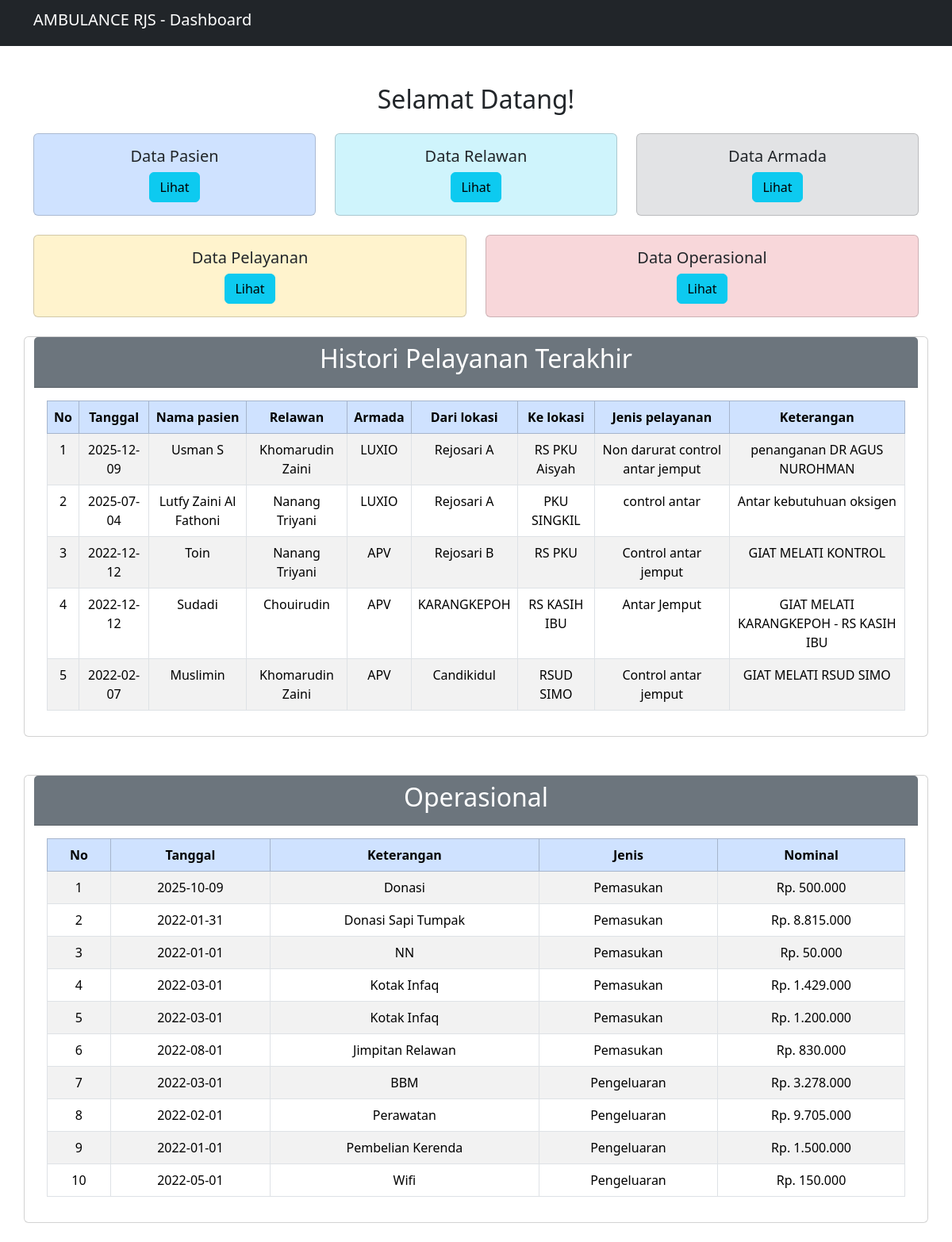
The app's page /index.php (signed in) with its own data.
### tables this page shows
CREATE TABLE `pelayanan` (
  `id_pelayanan` int(55) NOT NULL,
  `tanggal` date NOT NULL,
  `id_pasien` int(55) NOT NULL,
  `id_relawan` int(55) NOT NULL,
  `id_armada` int(55) NOT NULL,
  `dari_lokasi` text NOT NULL,
  `ke_lokasi` text NOT NULL,
  `jenis_pelayanan` text NOT NULL,
  `keterangan` text NOT NULL
);

CREATE TABLE `pasien` (
  `id_pasien` int(55) NOT NULL,
  `nama_pasien` varchar(55) NOT NULL,
  `jenis_kelamin` enum('Laki-laki','Perempuan','','') NOT NULL,
  `umur` char(55) NOT NULL,
  `alamat` text NOT NULL,
  `no_hp` char(55) NOT NULL,
  `diagnosa` text NOT NULL
);

CREATE TABLE `relawan` (
  `id_relawan` int(55) NOT NULL,
  `nama_relawan` varchar(55) NOT NULL,
  `jenis_kelamin` enum('Laki-laki','Perempuan','','') NOT NULL,
  `no_hp` varchar(55) NOT NULL,
  `alamat` text NOT NULL
);

CREATE TABLE `armada` (
  `id_armada` int(55) NOT NULL,
  `nama_armada` varchar(55) NOT NULL,
  `plat` varchar(55) NOT NULL,
  `status` text NOT NULL
);

CREATE TABLE `operasional` (
  `id_operasional` int(55) NOT NULL,
  `tanggal` date NOT NULL,
  `keterangan` varchar(255) NOT NULL,
  `jenis` enum('Pemasukan','Pengeluaran','','') NOT NULL,
  `nominal` varchar(55) NOT NULL
);

### config/koneksi.php (called while the page is built, shortened)
<?php
    class database {
        private $host = "localhost";
        private $username = "root";
        private $pass = "";
        private $db = "ambulance";
        function __construct(){
            $this->connect = mysqli_connect($this->host, $this->username, $this->pass, $this->db);
        }
    }
?>

### proses/proses-pelayanan.php (called while the page is built, shortened)
<?php
require_once(__DIR__ . '/../config/koneksi.php');
class pelayanan
{
    private $db;
    function __construct()
    {
        $database = new database();
        $this->db = $database->connect;
    }
    function tampil()
    {
        $data = mysqli_query($this->db, "SELECT * from pelayanan,relawan,pasien,armada WHERE
        pelayanan.id_relawan = relawan.id_relawan and
        pelayanan.id_pasien=pasien.id_pasien and
        pelayanan.id_armada=armada.id_armada");
        return mysqli_fetch_all($data, MYSQLI_ASSOC);
    }
}

### proses/proses-operasional.php (called while the page is built, shortened)
<?php
require_once(__DIR__ . '/../config/koneksi.php');
class operasional
{
    private $db;
    function __construct()
    {
        $database = new database();
        $this->db = $database->connect;
    }
    function tampil()
    {
        $sql = mysqli_query($this->db, "SELECT * FROM operasional");
        return mysqli_fetch_all($sql, MYSQLI_ASSOC);
    }
}

### index.php (the view, shortened to what this page needs)
<?php
include 'config/koneksi.php';
require_once(__DIR__ . '\proses\proses-pelayanan.php');
require_once(__DIR__ . '\proses\proses-pasien.php');
require_once(__DIR__ . '\proses\proses-operasional.php');
$pelayanan = new pelayanan();
$operasional = new operasional();
?>
<!DOCTYPE html>
<html lang="en">
<head>
    <link rel="stylesheet" href="https://cdnjs.cloudflare.com/ajax/libs/twitter-bootstrap/5.3.3/css/bootstrap.min.css">
    <link rel="stylesheet" href="https://cdn.datatables.net/2.3.2/css/dataTables.bootstrap5.css">
</head>
<body>
    <nav class="navbar navbar-dark bg-dark">
        <div class="container">
            <h3 class="navbar-brand">AMBULANCE RJS - Dashboard</h3>
        </div>
    </nav>
    <div class="container mt-5 text-center">
        <h2 class="text-center mb-4">Selamat Datang!</h2>
        <div class="row justify-content-center g-4">
            <div class="col-md-4">
                <div class="card bg-primary-subtle">
                    <div class="card-body text-center ">
                        <h5 class="card-title">Data Pasien</h5>
                        <a href="pasien.php" class="btn btn-info">Lihat</a>
                    </div>
                </div>
            </div>
            <div class="col-md-4">
                <div class="card bg-info-subtle">
                    <div class="card-body text-center">
                        <h5 class="card-title">Data Relawan</h5>
                        <a href="relawan.php" class="btn btn-info">Lihat</a>
                    </div>
                </div>
            </div>
            <div class="col-md-4">
                <div class="card bg-secondary-subtle">
                    <div class="card-body text-center">
                        <h5 class="card-title">Data Armada</h5>
                        <a href="armada.php" class="btn btn-info ">Lihat</a>
                    </div>
                </div>
            </div>
            <div class="col-md-6">
                <div class="card bg-warning-subtle">
                    <div class="card-body text-center">
                        <h5 class="card-title">Data Pelayanan</h5>
                        <a href="pelayanan.php" class="btn btn-info ">Lihat</a>
                    </div>
                </div>
            </div>
            <div class="col-md-6">
                <div class="card bg-danger-subtle">
                    <div class="card-body text-center">
                        <h5 class="card-title">Data Operasional</h5>
                        <a href="operasional.php" class="btn btn-info">Lihat</a>
                    </div>
                </div>
            </div>
            <div class="card mb-4">
                <div class="card-header bg-secondary text-white">
                    <h2 class="text-center">Histori Pelayanan Terakhir</h2>
                </div>
                <div class="card-body">
                    <table class="table table-bordered table-striped" id="tableHistory">
                        <thead class="table-primary">
                            <tr>
                                <th>No</th>
                                <th>Tanggal</th>
                                <th>Nama pasien</th>
                                <th>Relawan</th>
                                <th>Armada</th>
                                <th>Dari lokasi</th>
                                <th>Ke lokasi</th>
                                <th>Jenis pelayanan</th>
                                <th>Keterangan</th>
                            </tr>
                        </thead>
                        <tbody>
                            <?php
                            $no = 1;
                            $dataPelayanan = $pelayanan->tampil();
                            usort($dataPelayanan, function ($a, $b) {
                                return strtotime($b['tanggal']) - strtotime($a['tanggal']);
                            });
                            $dataTerbatas = array_slice($dataPelayanan, 0, 5);
                            foreach ($dataTerbatas as $data) {
                            ?>
                                <tr>
                                    <td><?php echo $no++; ?></td>
                                    <td><?php echo $data['tanggal']; ?></td>
                                    <td><?php echo $data['nama_pasien']; ?></td>
                                    <td><?php echo $data['nama_relawan']; ?></td>
                                    <td><?php echo $data['nama_armada']; ?></td>
                                    <td><?php echo $data['dari_lokasi']; ?></td>
                                    <td><?php echo $data['ke_lokasi']; ?></td>
                                    <td><?php echo $data['jenis_pelayanan']; ?></td>
                                    <td><?php echo $data['keterangan']; ?></td>
                                </tr>
                            <?php } ?>
                        </tbody>
                    </table>
                </div>
            </div>
            <div class="card mb-4">
                <div class="card-header bg-secondary text-white">
                    <h2 class="text-center ">Operasional</h2>
                </div>
                <div class="card-body">
                    <table class="table table-bordered table-striped" id="tableOperasional">
                        <thead class="table-primary">
                            <tr>
                                <th>No</th>
                                <th>Tanggal</th>
                                <th>Keterangan</th>
                                <th>Jenis</th>
                                <th>Nominal</th>
                            </tr>
                        </thead>
                        <?php
                        $no = 1;
                        foreach ($operasional->tampil() as $data) {
                        ?>
                            <tr>
                                <td><?php echo $no++; ?></td>
                                <td><?php echo $data['tanggal'] ?></td>
                                <td><?php echo $data['keterangan'] ?></td>
                                <td><?php echo $data['jenis'] ?></td>
                                <td>Rp. <?php echo number_format($data['nominal'], 0, ',', '.')  ?></td>
                            </tr>
                        <?php } ?>
                    </table>
                </div>
            </div>
        </div>
    </div>
</body>
</html>

### records on screen
pelayanan: tanggal "2025-12-09", id_pasien.nama_pasien "Usman S", id_relawan.nama_relawan "Khomarudin Zaini", id_armada.nama_armada "LUXIO", dari_lokasi "Rejosari A", ke_lokasi "RS PKU Aisyah", jenis_pelayanan "Non darurat control antar jemput", keterangan "penanganan DR AGUS NUROHMAN"
pelayanan: tanggal "2025-07-04", id_pasien.nama_pasien "Lutfy Zaini Al Fathoni", id_relawan.nama_relawan "Nanang Triyani", id_armada.nama_armada "LUXIO", dari_lokasi "Rejosari A", ke_lokasi "PKU SINGKIL", jenis_pelayanan "control antar", keterangan "Antar kebutuhuan oksigen"
pelayanan: tanggal "2022-12-12", id_pasien.nama_pasien "Toin", id_relawan.nama_relawan "Nanang Triyani", id_armada.nama_armada "APV", dari_lokasi "Rejosari B", ke_lokasi "RS PKU", jenis_pelayanan "Control antar jemput", keterangan "GIAT MELATI KONTROL"
pelayanan: tanggal "2022-12-12", id_pasien.nama_pasien "Sudadi", id_relawan.nama_relawan "Chouirudin", id_armada.nama_armada "APV", dari_lokasi "KARANGKEPOH", ke_lokasi "RS KASIH IBU", jenis_pelayanan "Antar Jemput", keterangan "GIAT MELATI KARANGKEPOH - RS KASIH IBU"
pelayanan: tanggal "2022-02-07", id_pasien.nama_pasien "Muslimin", id_relawan.nama_relawan "Khomarudin Zaini", id_armada.nama_armada "APV", dari_lokasi "Candikidul", ke_lokasi "RSUD SIMO", jenis_pelayanan "Control antar jemput", keterangan "GIAT MELATI RSUD SIMO"
operasional: tanggal "2025-10-09", keterangan "Donasi", jenis "Pemasukan", nominal "500.000"
operasional: tanggal "2022-01-31", keterangan "Donasi Sapi Tumpak", jenis "Pemasukan", nominal "8.815.000"
operasional: tanggal "2022-01-01", keterangan "NN", jenis "Pemasukan", nominal "50.000"
operasional: tanggal "2022-03-01", keterangan "Kotak Infaq", jenis "Pemasukan", nominal "1.429.000"
operasional: tanggal "2022-03-01", keterangan "Kotak Infaq", jenis "Pemasukan", nominal "1.200.000"
operasional: tanggal "2022-08-01", keterangan "Jimpitan Relawan", jenis "Pemasukan", nominal "830.000"
operasional: tanggal "2022-03-01", keterangan "BBM", jenis "Pengeluaran", nominal "3.278.000"
operasional: tanggal "2022-02-01", keterangan "Perawatan", jenis "Pengeluaran", nominal "9.705.000"
operasional: tanggal "2022-01-01", keterangan "Pembelian Kerenda", jenis "Pengeluaran", nominal "1.500.000"
operasional: tanggal "2022-05-01", keterangan "Wifi", jenis "Pengeluaran", nominal "150.000"
